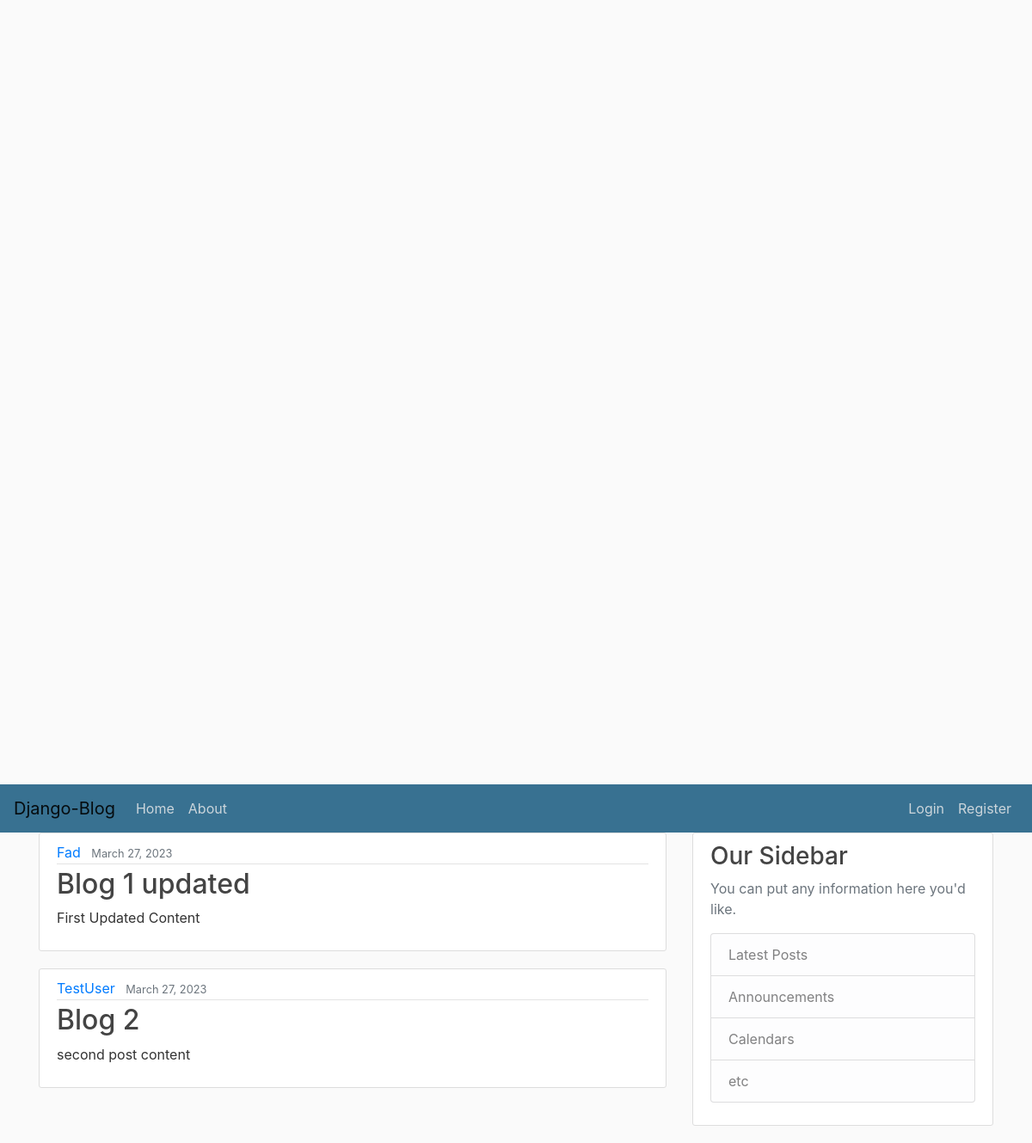
The page / on the database its author committed.
### blog/models.py (models this page shows, shortened)
class Post(models.Model):
    title = models.CharField(max_length=100)
    content = models.TextField()
    date_posted = models.DateTimeField(default=timezone.now)
    author = models.ForeignKey(User, on_delete=models.CASCADE)

### blog/views.py (the view)
# urls.py: path('', views.home, name='blog-home'),
def home(request):
    content = {
        'posts': Post.objects.all()
    }
    return render(request, 'blog/home.html', content)

### blog/templates/blog/home.html
    {% extends "blog/base.html" %}
    {% block content %}
        {% for post in posts %}
            <article class="media content-section">
              <div class="media-body">
                <div class="article-metadata">
                  <a class="mr-2" href="#">{{ post.author }}</a>
                  <small class="text-muted">{{ post.date_posted|date:"F d, Y" }}</small>
                </div>
                <h2><a class="article-title" href="#">{{ post.title }}</a></h2>
                <p class="article-content">{{ post.content }}</p>
              </div>
            </article>
        {% endfor %}
    {% endblock content %}

### blog/templates/blog/static/blog/main.css (style rules this page uses)
body { background: #fafafa; color: #333333; margin-top: 57rem; }
h1, h2, h3, h4, h5, h6 { color: #444444; }
.content-section { background: #ffffff; padding: 10px 20px; border: 1px solid #dddddd; border-radius: 3px; margin-bottom: 20px; }
.article-title { color: #444444; }
.article-content { white-space: pre-line; }
.article-metadata { padding-bottom: 1px; margin-bottom: 4px; border-bottom: 1px solid #e3e3e3 }

### rows shown on the page
Post: author "Fad", date_posted "March 27, 2023", title "Blog 1 updated", content "First Updated Content"
Post: author "TestUser", date_posted "March 27, 2023", title "Blog 2", content "second post content"
